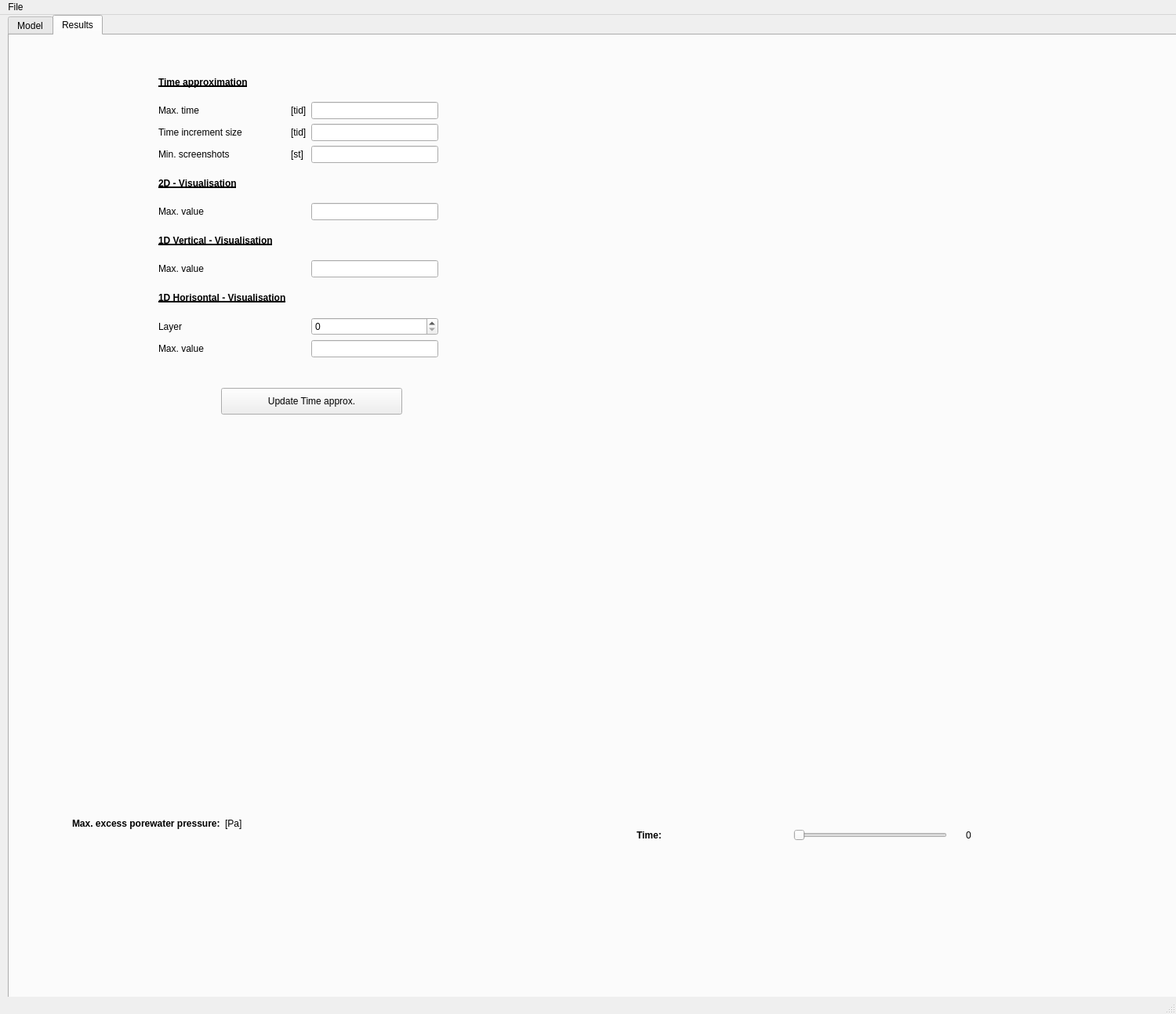
<?xml version="1.0" encoding="UTF-8"?>
<ui version="4.0">
 <class>MainWindow</class>
 <widget class="QMainWindow" name="MainWindow">
  <property name="geometry">
   <rect>
    <x>0</x>
    <y>0</y>
    <width>1500</width>
    <height>1294</height>
   </rect>
  </property>
  <property name="windowTitle">
   <string>MainWindow</string>
  </property>
  <widget class="QWidget" name="centralwidget">
   <widget class="QTabWidget" name="tabWidget">
    <property name="geometry">
     <rect>
      <x>10</x>
      <y>0</y>
      <width>1501</width>
      <height>1261</height>
     </rect>
    </property>
    <property name="currentIndex">
     <number>1</number>
    </property>
    <widget class="QWidget" name="tab">
     <attribute name="title">
      <string>Model</string>
     </attribute>
     <widget class="QWidget" name="horizontalLayoutWidget">
      <property name="geometry">
       <rect>
        <x>20</x>
        <y>540</y>
        <width>1381</width>
        <height>531</height>
       </rect>
      </property>
      <layout class="QHBoxLayout" name="middleLayout">
       <property name="leftMargin">
        <number>8</number>
       </property>
       <property name="topMargin">
        <number>8</number>
       </property>
       <property name="rightMargin">
        <number>8</number>
       </property>
       <property name="bottomMargin">
        <number>8</number>
       </property>
      </layout>
     </widget>
     <widget class="QWidget" name="gridLayoutWidget">
      <property name="geometry">
       <rect>
        <x>20</x>
        <y>50</y>
        <width>1381</width>
        <height>471</height>
       </rect>
      </property>
      <layout class="QGridLayout" name="gridLayout">
       <property name="leftMargin">
        <number>8</number>
       </property>
       <property name="topMargin">
        <number>8</number>
       </property>
       <property name="rightMargin">
        <number>8</number>
       </property>
       <property name="bottomMargin">
        <number>8</number>
       </property>
       <item row="0" column="0">
        <widget class="QLabel" name="label_11">
         <property name="text">
          <string/>
         </property>
         <property name="pixmap">
          <pixmap>bild.png</pixmap>
         </property>
        </widget>
       </item>
       <item row="0" column="2">
        <layout class="QVBoxLayout" name="verticalLayout_2">
         <item>
          <layout class="QHBoxLayout" name="horizontalLayout_4">
           <item>
            <widget class="QTableWidget" name="tableLayer">
             <row>
              <property name="text">
               <string>1</string>
              </property>
             </row>
             <column>
              <property name="text">
               <string>h</string>
              </property>
             </column>
             <column>
              <property name="text">
               <string>kx</string>
              </property>
             </column>
             <column>
              <property name="text">
               <string>ky</string>
              </property>
             </column>
             <column>
              <property name="text">
               <string>M</string>
              </property>
             </column>
            </widget>
           </item>
           <item>
            <layout class="QVBoxLayout" name="verticalLayout_3">
             <item>
              <widget class="QPushButton" name="addLayer">
               <property name="text">
                <string>Add layer</string>
               </property>
              </widget>
             </item>
             <item>
              <widget class="QPushButton" name="removeLayer">
               <property name="text">
                <string>Remove layer</string>
               </property>
              </widget>
             </item>
             <item>
              <spacer name="verticalSpacer">
               <property name="orientation">
                <enum>Qt::Vertical</enum>
               </property>
               <property name="sizeHint" stdset="0">
                <size>
                 <width>20</width>
                 <height>40</height>
                </size>
               </property>
              </spacer>
             </item>
            </layout>
           </item>
          </layout>
         </item>
         <item>
          <spacer name="verticalSpacer_2">
           <property name="orientation">
            <enum>Qt::Vertical</enum>
           </property>
           <property name="sizeHint" stdset="0">
            <size>
             <width>20</width>
             <height>40</height>
            </size>
           </property>
          </spacer>
         </item>
         <item>
          <layout class="QGridLayout" name="gridLayout_3">
           <item row="6" column="1">
            <widget class="QLabel" name="label_13">
             <property name="text">
              <string>[Pa]</string>
             </property>
            </widget>
           </item>
           <item row="5" column="0">
            <widget class="QLabel" name="label_6">
             <property name="text">
              <string>B</string>
             </property>
            </widget>
           </item>
           <item row="4" column="6">
            <widget class="QCheckBox" name="checkBox">
             <property name="text">
              <string/>
             </property>
            </widget>
           </item>
           <item row="5" column="2">
            <widget class="QLineEdit" name="BEdit"/>
           </item>
           <item row="6" column="0">
            <widget class="QLabel" name="label_7">
             <property name="text">
              <string>q</string>
             </property>
            </widget>
           </item>
           <item row="5" column="5">
            <widget class="QLabel" name="label_17">
             <property name="text">
              <string>[m2]</string>
             </property>
            </widget>
           </item>
           <item row="5" column="6">
            <widget class="QLineEdit" name="elSizeEdit"/>
           </item>
           <item row="5" column="1">
            <widget class="QLabel" name="label_12">
             <property name="text">
              <string>[m]</string>
             </property>
            </widget>
           </item>
           <item row="4" column="1">
            <widget class="QLabel" name="label_8">
             <property name="text">
              <string>[m]</string>
             </property>
            </widget>
           </item>
           <item row="5" column="4">
            <widget class="QLabel" name="label_2">
             <property name="text">
              <string>Mesh size</string>
             </property>
            </widget>
           </item>
           <item row="6" column="2">
            <widget class="QLineEdit" name="qEdit"/>
           </item>
           <item row="4" column="0">
            <widget class="QLabel" name="label_10">
             <property name="text">
              <string>b</string>
             </property>
            </widget>
           </item>
           <item row="12" column="3">
            <widget class="QPushButton" name="updateButton">
             <property name="text">
              <string>Update preview</string>
             </property>
            </widget>
           </item>
           <item row="4" column="2">
            <widget class="QLineEdit" name="bEdit"/>
           </item>
           <item row="5" column="3">
            <spacer name="horizontalSpacer_2">
             <property name="orientation">
              <enum>Qt::Horizontal</enum>
             </property>
             <property name="sizeHint" stdset="0">
              <size>
               <width>40</width>
               <height>20</height>
              </size>
             </property>
            </spacer>
           </item>
           <item row="4" column="4">
            <widget class="QLabel" name="label_19">
             <property name="text">
              <string>Permeable ground</string>
             </property>
            </widget>
           </item>
          </layout>
         </item>
        </layout>
       </item>
      </layout>
     </widget>
    </widget>
    <widget class="QWidget" name="tab_2">
     <attribute name="title">
      <string>Results</string>
     </attribute>
     <widget class="QWidget" name="gridLayoutWidget_2">
      <property name="geometry">
       <rect>
        <x>190</x>
        <y>40</y>
        <width>357</width>
        <height>371</height>
       </rect>
      </property>
      <layout class="QGridLayout" name="gridLayout_2">
       <item row="1" column="1">
        <widget class="QLabel" name="label_18">
         <property name="text">
          <string>[tid]</string>
         </property>
        </widget>
       </item>
       <item row="2" column="1">
        <widget class="QLabel" name="label_24">
         <property name="text">
          <string>[tid]</string>
         </property>
        </widget>
       </item>
       <item row="3" column="1">
        <widget class="QLabel" name="label_22">
         <property name="text">
          <string>[st]</string>
         </property>
        </widget>
       </item>
       <item row="5" column="0">
        <widget class="QLabel" name="label_9">
         <property name="text">
          <string>Max. value</string>
         </property>
        </widget>
       </item>
       <item row="7" column="0">
        <widget class="QLabel" name="label_14">
         <property name="text">
          <string>Max. value</string>
         </property>
        </widget>
       </item>
       <item row="3" column="0">
        <widget class="QLabel" name="label_21">
         <property name="text">
          <string>Min. screenshots</string>
         </property>
        </widget>
       </item>
       <item row="3" column="2">
        <widget class="QLineEdit" name="TnrEdit"/>
       </item>
       <item row="2" column="0">
        <widget class="QLabel" name="label_25">
         <property name="text">
          <string>Time increment size</string>
         </property>
        </widget>
       </item>
       <item row="4" column="0">
        <widget class="QLabel" name="label_5">
         <property name="font">
          <font>
           <weight>75</weight>
           <bold>true</bold>
           <underline>true</underline>
          </font>
         </property>
         <property name="text">
          <string>2D - Visualisation</string>
         </property>
        </widget>
       </item>
       <item row="8" column="0">
        <widget class="QLabel" name="label_16">
         <property name="font">
          <font>
           <weight>75</weight>
           <bold>true</bold>
           <underline>true</underline>
          </font>
         </property>
         <property name="text">
          <string>1D Horisontal - Visualisation</string>
         </property>
        </widget>
       </item>
       <item row="10" column="0">
        <widget class="QLabel" name="label_23">
         <property name="text">
          <string>Max. value</string>
         </property>
        </widget>
       </item>
       <item row="10" column="2">
        <widget class="QLineEdit" name="max1dh"/>
       </item>
       <item row="7" column="2">
        <widget class="QLineEdit" name="max1dv"/>
       </item>
       <item row="5" column="2">
        <widget class="QLineEdit" name="max2d">
         <property name="text">
          <string/>
         </property>
        </widget>
       </item>
       <item row="9" column="2">
        <widget class="QSpinBox" name="spinBox"/>
       </item>
       <item row="9" column="0">
        <widget class="QLabel" name="label_3">
         <property name="text">
          <string>Layer</string>
         </property>
        </widget>
       </item>
       <item row="1" column="2">
        <widget class="QLineEdit" name="TEdit"/>
       </item>
       <item row="1" column="0">
        <widget class="QLabel" name="label_20">
         <property name="text">
          <string>Max. time</string>
         </property>
        </widget>
       </item>
       <item row="2" column="2">
        <widget class="QLineEdit" name="dtEdit"/>
       </item>
       <item row="0" column="0">
        <widget class="QLabel" name="label_4">
         <property name="font">
          <font>
           <weight>75</weight>
           <bold>true</bold>
           <underline>true</underline>
          </font>
         </property>
         <property name="text">
          <string>Time approximation</string>
         </property>
        </widget>
       </item>
       <item row="6" column="0">
        <widget class="QLabel" name="label_15">
         <property name="font">
          <font>
           <weight>75</weight>
           <bold>true</bold>
           <underline>true</underline>
          </font>
         </property>
         <property name="text">
          <string>1D Vertical - Visualisation</string>
         </property>
        </widget>
       </item>
      </layout>
     </widget>
     <widget class="QPushButton" name="update2Button">
      <property name="geometry">
       <rect>
        <x>270</x>
        <y>450</y>
        <width>231</width>
        <height>34</height>
       </rect>
      </property>
      <property name="text">
       <string>Update Time approx.</string>
      </property>
     </widget>
     <widget class="QWidget" name="verticalLayoutWidget">
      <property name="geometry">
       <rect>
        <x>800</x>
        <y>510</y>
        <width>661</width>
        <height>461</height>
       </rect>
      </property>
      <layout class="QVBoxLayout" name="resLayout"/>
     </widget>
     <widget class="QWidget" name="verticalLayoutWidget_2">
      <property name="geometry">
       <rect>
        <x>800</x>
        <y>10</y>
        <width>661</width>
        <height>461</height>
       </rect>
      </property>
      <layout class="QVBoxLayout" name="resLayout_2"/>
     </widget>
     <widget class="QWidget" name="verticalLayoutWidget_3">
      <property name="geometry">
       <rect>
        <x>90</x>
        <y>510</y>
        <width>661</width>
        <height>461</height>
       </rect>
      </property>
      <layout class="QVBoxLayout" name="resLayout_3"/>
     </widget>
     <widget class="QWidget" name="gridLayoutWidget_3">
      <property name="geometry">
       <rect>
        <x>80</x>
        <y>980</y>
        <width>541</width>
        <height>52</height>
       </rect>
      </property>
      <layout class="QGridLayout" name="gridLayout_4">
       <item row="0" column="2">
        <widget class="QLabel" name="maxlabel">
         <property name="text">
          <string/>
         </property>
        </widget>
       </item>
       <item row="0" column="1">
        <widget class="QLabel" name="label_27">
         <property name="text">
          <string>[Pa]</string>
         </property>
        </widget>
       </item>
       <item row="0" column="0">
        <widget class="QLabel" name="label_26">
         <property name="font">
          <font>
           <weight>75</weight>
           <bold>true</bold>
           <underline>false</underline>
          </font>
         </property>
         <property name="text">
          <string>Max. excess porewater pressure:</string>
         </property>
        </widget>
       </item>
      </layout>
     </widget>
     <widget class="QSlider" name="timeSlider">
      <property name="geometry">
       <rect>
        <x>1000</x>
        <y>1010</y>
        <width>196</width>
        <height>22</height>
       </rect>
      </property>
      <property name="orientation">
       <enum>Qt::Horizontal</enum>
      </property>
     </widget>
     <widget class="QLabel" name="timelabel">
      <property name="geometry">
       <rect>
        <x>1220</x>
        <y>1010</y>
        <width>81</width>
        <height>21</height>
       </rect>
      </property>
      <property name="text">
       <string>0</string>
      </property>
     </widget>
     <widget class="QLabel" name="label">
      <property name="geometry">
       <rect>
        <x>800</x>
        <y>1010</y>
        <width>171</width>
        <height>21</height>
       </rect>
      </property>
      <property name="font">
       <font>
        <weight>75</weight>
        <bold>true</bold>
        <underline>false</underline>
       </font>
      </property>
      <property name="text">
       <string>Time:</string>
      </property>
     </widget>
    </widget>
   </widget>
  </widget>
  <widget class="QMenuBar" name="menubar">
   <property name="geometry">
    <rect>
     <x>0</x>
     <y>0</y>
     <width>1500</width>
     <height>31</height>
    </rect>
   </property>
   <widget class="QMenu" name="menuNew">
    <property name="title">
     <string>File</string>
    </property>
    <addaction name="actionNew"/>
    <addaction name="actionOpen"/>
    <addaction name="actionSave"/>
    <addaction name="actionSaveas"/>
    <addaction name="actionExit"/>
   </widget>
   <addaction name="menuNew"/>
  </widget>
  <widget class="QStatusBar" name="statusbar"/>
  <action name="actionNew">
   <property name="text">
    <string>New</string>
   </property>
  </action>
  <action name="actionOpen">
   <property name="text">
    <string>Open</string>
   </property>
  </action>
  <action name="actionSave">
   <property name="text">
    <string>Save</string>
   </property>
  </action>
  <action name="actionSaveas">
   <property name="text">
    <string>Save as...</string>
   </property>
  </action>
  <action name="actionExit">
   <property name="text">
    <string>Exit</string>
   </property>
  </action>
 </widget>
 <resources/>
 <connections/>
</ui>
